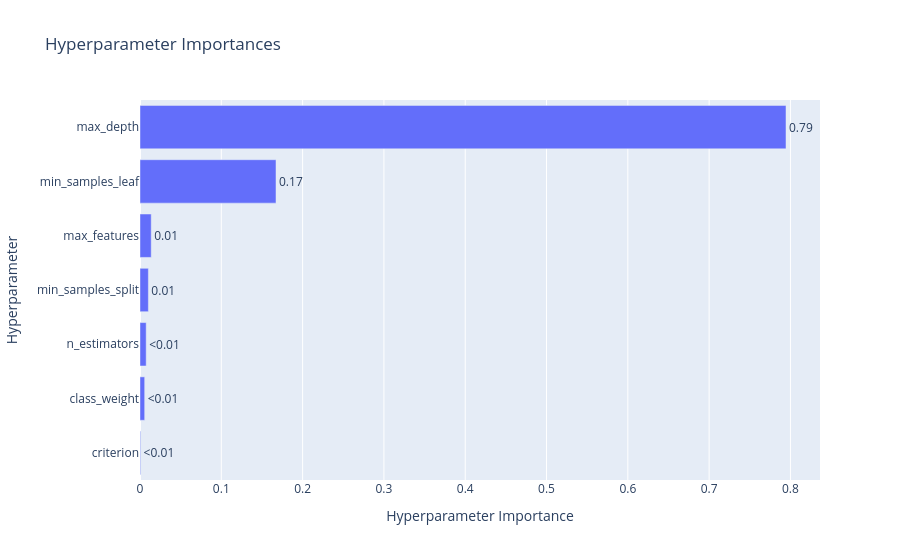

Notebook cell for this chart:
### Markdown cell above
Model 2:

### Code cell
if __name__ == "__main__":
    start_time = datetime.now()
    
    # set data
    model_id = "model_2"
    model_category = "rf"
    
    # load data
    X_data = pd.read_csv(f"data/X_train_{model_id}.csv", keep_default_na=False)
    y_data = pd.read_csv(f"data/y_train_{model_id}.csv", keep_default_na=False).values.ravel()

    # run 50 trails
    study = optuna.create_study(direction="maximize", study_name=f"{model_id}_tuning", sampler=optuna.samplers.TPESampler(seed=2013))
    study.optimize(lambda trial: objective(trial, X_data, y_data), n_trials=50, n_jobs=-1)
    # save as fig
    fig = optuna.visualization.plot_param_importances(study)
    fig.show()
    save_path = f"figures/{model_id}_{model_category}_param_importance.png"
    fig.write_image(save_path)
    print(f"Time: {datetime.now() - start_time}")

### Figure 1 — Plotly figure (JSON) as saved in the notebook; plotly's stock layout.template omitted (floating-point values rounded to 4 significant figures)
{"data": [{"cliponaxis": false, "hovertemplate": ["criterion (CategoricalDistribution): 0.0007448302021042171<extra></extra>", "class_weight (CategoricalDistribution): 0.005754917581772717<extra></extra>", "n_estimators (IntDistribution): 0.007598414152424248<extra></extra>", "min_samples_split (IntDistribution): 0.010292063125434656<extra></extra>", "max_features (CategoricalDistribution): 0.013795760521228615<extra></extra>", "min_samples_leaf (IntDistribution): 0.16726926952836735<extra></extra>", "max_depth (IntDistribution): 0.7945447448886683<extra></extra>"], "name": "Objective Value", "orientation": "h", "text": ["<0.01", "<0.01", "<0.01", "0.01", "0.01", "0.17", "0.79"], "textposition": "outside", "type": "bar", "x": [0.0007448, 0.005755, 0.007598, 0.01029, 0.0138, 0.1673, 0.7945], "y": ["criterion", "class_weight", "n_estimators", "min_samples_split", "max_features", "min_samples_leaf", "max_depth"]}], "layout": {"title": {"text": "Hyperparameter Importances"}, "xaxis": {"title": {"text": "Hyperparameter Importance"}}, "yaxis": {"title": {"text": "Hyperparameter"}}}}
